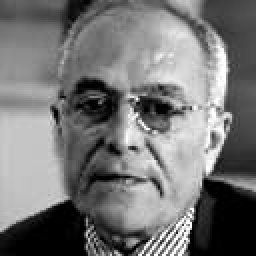
#> input picture processed_data/train/angry/image0002378.jpg, 128 x 128 px (shown 2 times larger); its folder holds only this picture in this run
$ python visualize_sample_images.py
#> lines starting #> are read from the running program, lines starting #| are printed output that depends on the picture
import os
import random
import matplotlib.pyplot as plt
from PIL import Image


def show_sample_images_side_by_side(data_folder, samples_per_class=5):
#> called with data_folder = '../processed_data/train', samples_per_class = 5
    classes = [
        d
        for d in os.listdir(data_folder)
        if os.path.isdir(os.path.join(data_folder, d))
    ]
    num_classes = len(classes)
    plt.figure(figsize=(15, num_classes * 2))

    for i, class_name in enumerate(classes):
        class_path = os.path.join(data_folder, class_name)
        image_files = [
            f
            for f in os.listdir(class_path)
            if f.endswith(".jpg") or f.endswith(".png")
        ]
        if len(image_files) > samples_per_class:
            image_files = random.sample(image_files, samples_per_class)
        else:
            image_files = image_files[:samples_per_class]

        for j, image_file in enumerate(image_files):
            image_path = os.path.join(class_path, image_file)
            with Image.open(image_path) as img:
#> img is the input picture: PIL image 128x128 L; min 0, max 255, mean 117.4
                plt.subplot(
                    num_classes, samples_per_class, i * samples_per_class + j + 1
                )
                plt.imshow(img, cmap="gray")
                plt.axis("off")
                if j == 0:
                    plt.text(
                        -20,
                        img.size[1] // 2,
                        class_name,
                        va="center",
                        ha="right",
                        size="large",
                        rotation=90,
                    )

    plt.tight_layout(
        rect=[0.1, 0, 1, 1]
    )  # Adjust the rectangle parameter to make space for labels
    plt.show()
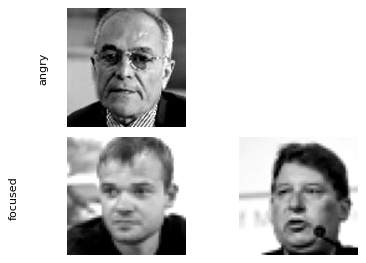
#> figure drawn by matplotlib, 3 panels


if __name__ == "__main__":
    data_folder = (
        "../processed_data/train"  # Use the folder where your processed images are stored
    )
    show_sample_images_side_by_side(data_folder, samples_per_class=5)
